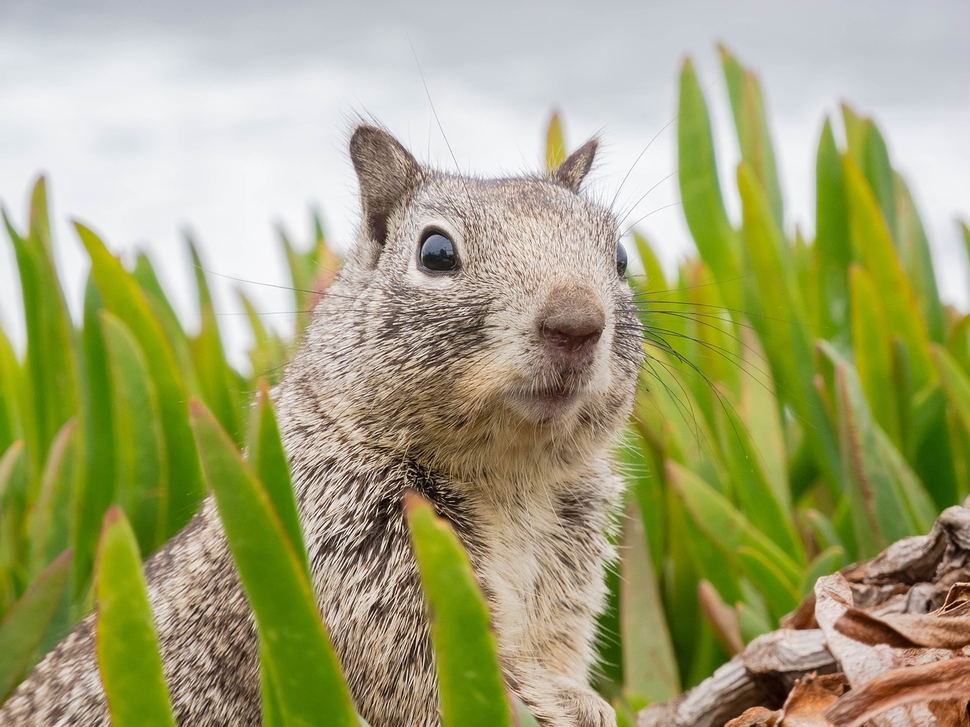
#> input picture lv5/example.png, 970 x 727 px, shrunk from 1280 x 960 before the run
$ python zad_5.py
#> lines starting #> are read from the running program, lines starting #| are printed output that depends on the picture
import matplotlib.pyplot as plt
from sklearn.cluster import KMeans

img = plt.imread('example.png')
#> img is the input picture: shape (727, 970, 3) float32; mean R, G, B 0.643, 0.645, 0.463

X = img.reshape(-1, 3)

n_klaster = 16

kmeans = KMeans(n_klaster, random_state=0).fit(X)

kvant_img_data = kmeans.cluster_centers_[kmeans.labels_]

# Preoblikujemo podatke natrag u oblik slike
kvant_img = kvant_img_data.reshape(img.shape)
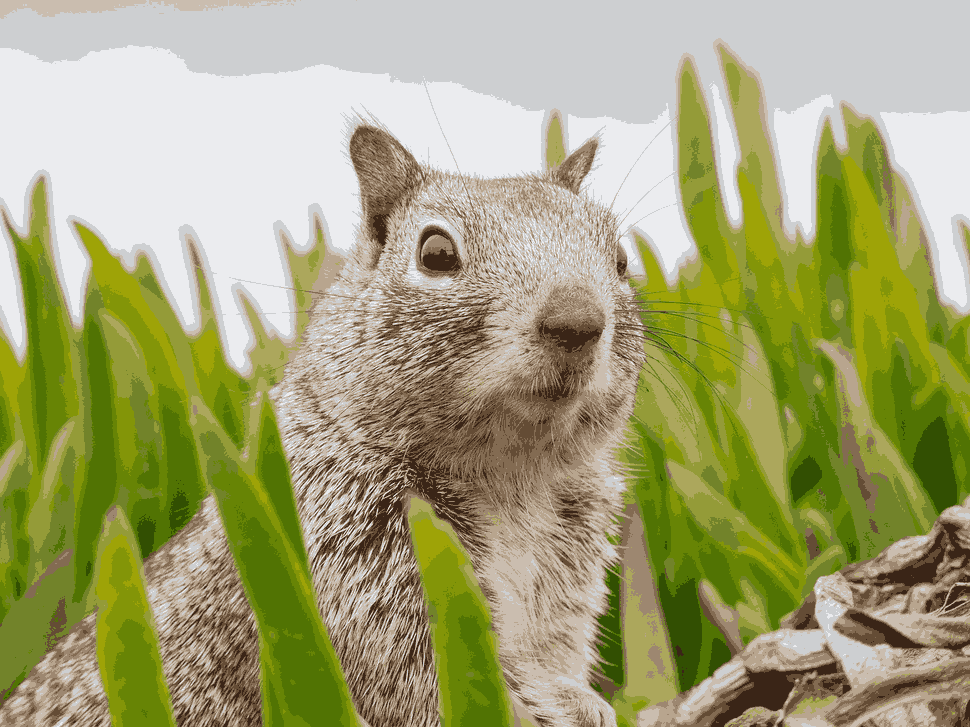
#> kvant_img: shape (727, 970, 3) float32; mean R, G, B 0.643, 0.649, 0.462

plt.subplot(121)
plt.imshow(img)
plt.title('Originalna slika')
plt.axis('off')

# povecanjem broja klastera mjenjamo broj boja i kvalitetu slike
plt.subplot(122)
plt.imshow(kvant_img)
plt.title('Kvantizirana slika {} boja'.format(n_klaster))
plt.axis('off')

plt.show()
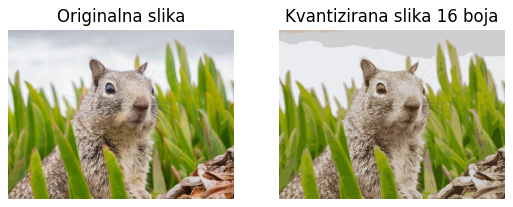
#> figure drawn by matplotlib, 2 panels
